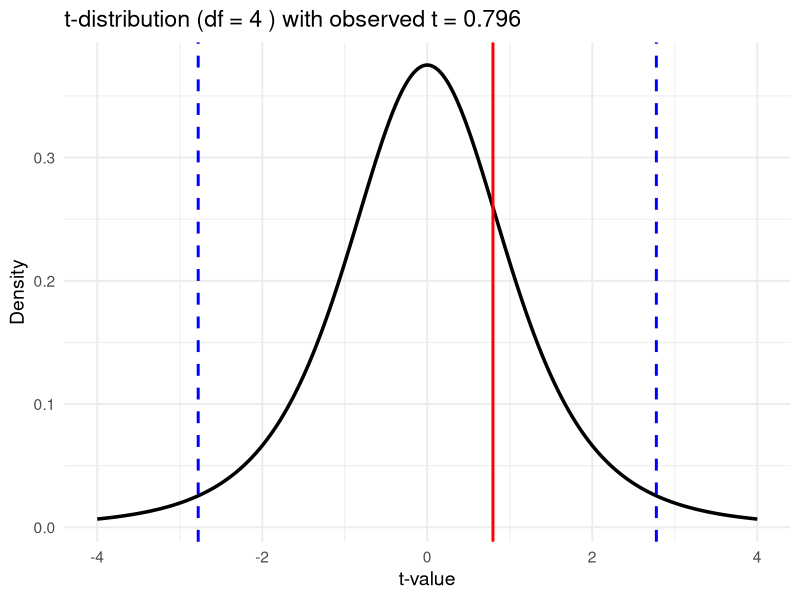

Recreate this plot in R.
# Install if needed
# install.packages("ggplot2")

library(ggplot2)

# --------------------------------
# Sample data and one-sample t-test
# --------------------------------
x <- c(9.8, 11.2, 10.4, 12.0, 8.8)

tt <- t.test(x, mu = 10)
t_value <- as.numeric(tt$statistic)
df <- as.numeric(tt$parameter)

print(tt)

# --------------------------------
# Build data frame for t-distribution curve
# --------------------------------
t_vals <- seq(-4, 4, length = 400)
df_curve <- data.frame(
  t = t_vals,
  density = dt(t_vals, df)
)

# Critical values (two-sided, alpha = 0.05)
crit <- qt(0.975, df)

# --------------------------------
# ggplot
# --------------------------------
ggplot(df_curve, aes(x = t, y = density)) +
  geom_line(size = 1.2) +
  
  # Observed t-value
  geom_vline(xintercept = t_value, color = "red", size = 1) +
  
  # Critical values
  geom_vline(xintercept = c(-crit, crit), 
             color = "blue", linetype = "dashed", size = 1) +
  
  labs(
    title = paste("t-distribution (df =", df, ") with observed t =", round(t_value, 3)),
    x = "t-value",
    y = "Density"
  ) +
  
  theme_minimal(base_size = 14)
